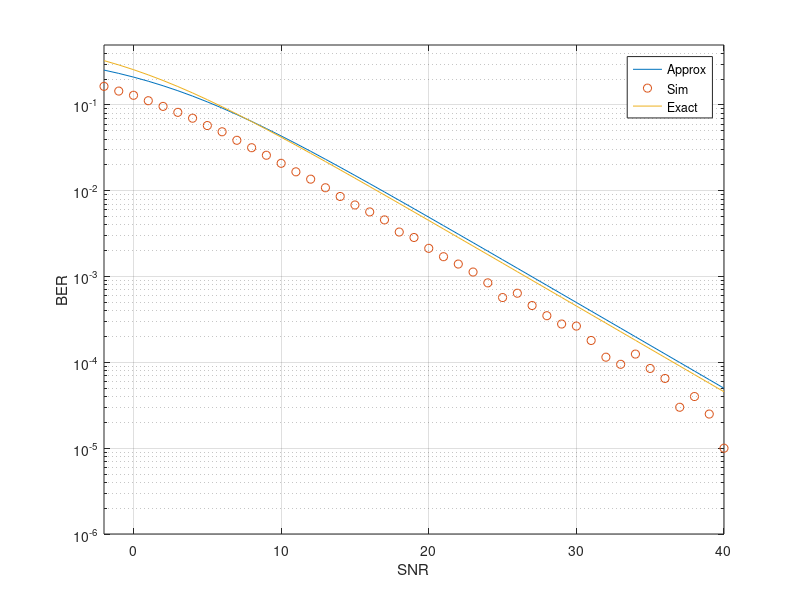

Reproduce this figure in MATLAB.
clear;close all; clc; N=1e5; E=-2:40; e=zeros(1,43); L=10.^(E/10); % Setup params
s=(2*randi([0,1],1,N)-1) + 1j*(2*randi([0,1],1,N)-1); % Gen QPSK
for i=1:43
    h=(randn(1,N)+1j*randn(1,N))/sqrt(2); n=(randn(1,N)+1j*randn(1,N))/sqrt(2); % Chan
    y=(h.*s + n/sqrt(L(i)))./h; % Transmit & Equalize
    e(i)=sum(s ~= sign(real(y))+1j*sign(imag(y))); % Fast QPSK ML Decode
end
pA=0.5*(1-sqrt(L./(L+2))); % Approx Theory
for i=1:43, q(i)=(1/L(i))*integral(@(x) erfc(sqrt(x)).*(1-0.25*erfc(sqrt(x))).*exp(-x/L(i)),0,inf); end % Exact
semilogy(E, pA, E, e/(2*N), 'o', E, q); axis([-2 40 1e-6 0.5]); grid on; % Plot
xlabel('SNR'); ylabel('BER'); legend('Approx','Sim','Exact'); % Labels
